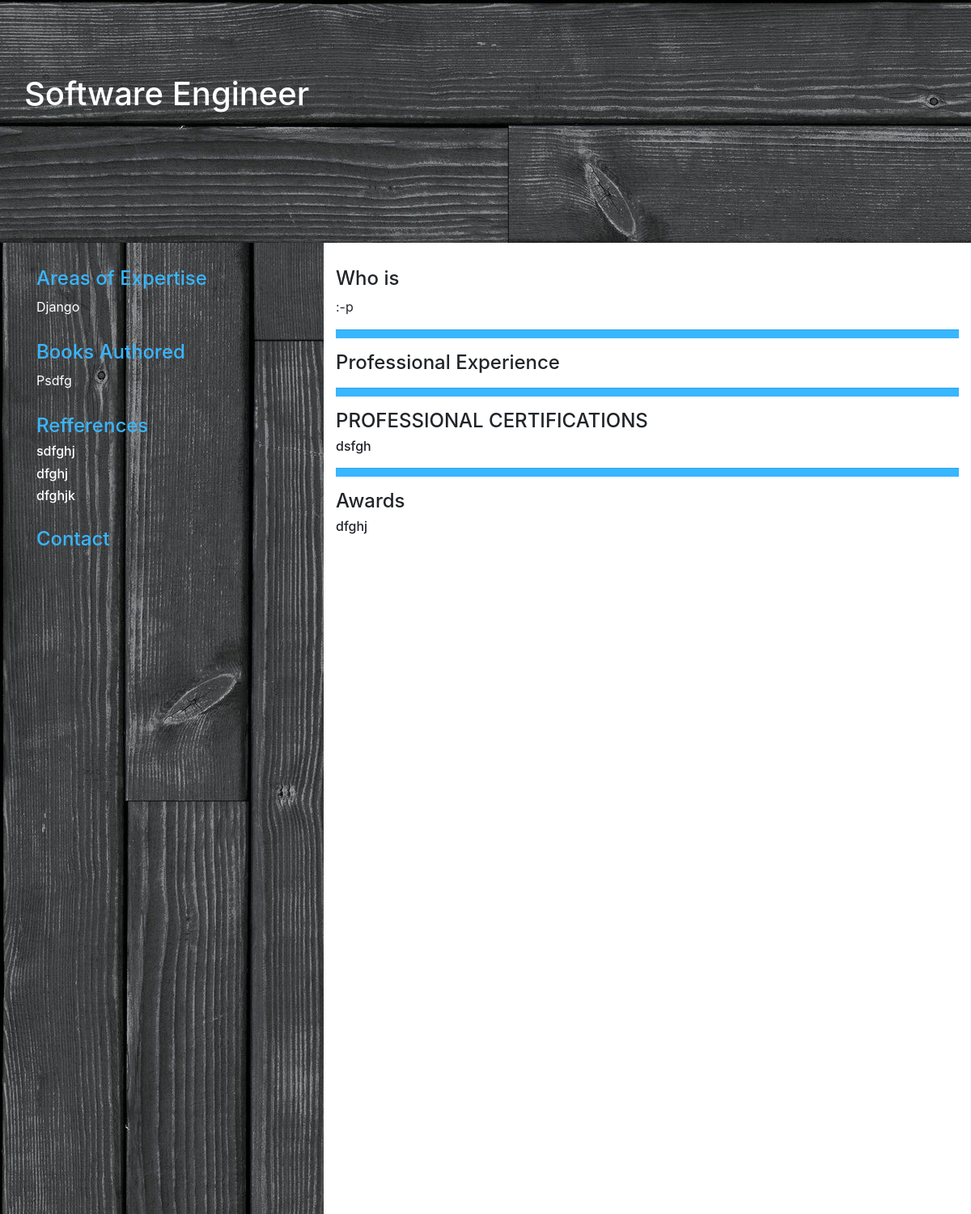
The page /dashboard/printblackcv/36 (signed in) on the database its author committed.
### dashboard/models.py (models this page shows)
class ProfileProfessioncv2(models.Model):
    procv2 = models.TextField(blank=True, max_length=300)

class ProfileAreaofexpertisecv2(models.Model):
    areaofexpertisecv2 = models.TextField(blank=True, max_length=300)

class ProfileBooksAuthoredcv2(models.Model):
    bookscv2 = models.TextField(blank=True, max_length=300)

class ProfileReferencescv2(models.Model):
    refcv2 = models.TextField(blank=True, max_length=300)
    orgcv2 = models.TextField(blank=True, max_length=300)
    emailcv2 = models.TextField(blank=True, max_length=300)

class ProfileIntroductioncv2(models.Model):
    introcv2 = models.TextField(blank=True, max_length=300)

class ProfileCertificatecv2(models.Model):
    certcv2 = models.TextField(blank=True, max_length=300)

class ProfileAwardscv2(models.Model):
    awcv2 = models.TextField(blank=True, max_length=300)

### dashboard/views.py (the view)
# urls.py: path('printblackcv/<id>', views.printcvblack, name='printblackcv'),
def printcvblack(request, id):
    uid = request.user.id
    detail = Profile.objects.filter(user=request.user).first()
    cv2 = CV2.objects.get(id=id, user=request.user)
    print(cv2)
    return render(request, 'dashboard/cvblack_afterprint.html', {'detail': detail, 'id': uid, 'cv': cv2})

### dashboard/templates/dashboard/cvblack_afterprint.html (shortened to what this page needs)
{% load static %}
<!DOCTYPE html>
	<html>
	<head>
		<link rel="stylesheet" href="https://stackpath.bootstrapcdn.com/bootstrap/4.4.1/css/bootstrap.min.css">
		<link rel="stylesheet" href="https://pro.fontawesome.com/releases/v5.10.0/css/all.css"/>
	</head>
	<body>
        <div class="container-fluid" style="height: 100%">
            <div class="row" style="background-color: black; color: white ; padding-top: 20px ; height: 300px ; background-image: url({% static 'woodhr.jpg' %})">
                <div style="margin-left: 30px; margin-bottom: 30px; margin-top: 40px">
                    <h1>{{ detail.name }}</h1> <br>
                    {% for pro in cv.professsioncv2.all %}
                        <h1>{{ pro.procv2 }}</h1>
                    {% endfor %}
                </div>
            </div>
            <div class="row">
                <div class="col-4" style="color: white; padding-top: 30px;min-height: 1200px; background-image: url({% static 'wood.jpg' %});">
                    <div style="margin-left: 30px; margin-bottom: 30px">
                        <h4 style="color:  #38b6ff"> Areas of Expertise </h4>
                        {% for aox in cv.area_of_expertisecv2.all %}
                            <p>{{ aox.areaofexpertisecv2 }}</p>
                        {% endfor %}
                    </div>
                    <div style="margin-left: 30px; margin-bottom: 30px">
                        <h4 style="color:  #38b6ff"> Books Authored </h4>
                        {% for boa in cv.books_authored.all %}
                            <p>{{ boa.bookscv2 }}</p>
                        {% endfor %}
                    </div>
                    <div style="margin-left: 30px; margin-bottom: 30px">
                        <h4 style="color:  #38b6ff"> Refferences </h4>
                        {% for ref in cv.referencescv2.all %}
                            <h6>{{ ref.refcv2 }}</h6>
                            <h6>{{ref.orgcv2 }}</h6>
                            <h6>{{ref.emailcv2 }}</h6>
                        {% endfor %}
                    </div>
                    <div style="margin-left: 30px; margin-bottom: 30px">
                        <h4 style="color:  #38b6ff"> Contact </h4>
                    </div>
                </div>
                <div class="col-8" style="padding-top: 30px">
                    <div>
                        <h4>Who is {{ detail.name }}</h4>
                        {% for intro in cv.introductioncv2.all %}
                            <p>{{ intro.introcv2 }}</p>
                        {% endfor %}
                    </div>
                    <hr  style="background-color: #38b6ff; height: 10px">
                    <div>
                        <h4>Professional Experience </h4>
                    </div>
                    <hr  style="background-color: #38b6ff; height: 10px">
                    <div>
                        <h4>PROFESSIONAL CERTIFICATIONS</h4>
                        {% for cer in cv.certificatecv2.all %}
                        <h6>{{ cer.certcv2 }} </h6>
                        {% endfor %}
                    </div>
                    <hr  style="background-color: #38b6ff; height: 10px">
                    <div>
                        <h4>Awards</h4>
                        {% for awd in cv.awardscv2.all %}
                        <h6>{{ awd.awcv2 }}</h6>
                        {% endfor %}
                    </div>
                </div>
            </div>
        </div>
</body>
</html>

### rows shown on the page
ProfileProfessioncv2: procv2 "Software Engineer"
ProfileAreaofexpertisecv2: areaofexpertisecv2 "Django"
ProfileBooksAuthoredcv2: bookscv2 "Psdfg"
ProfileReferencescv2: refcv2 "sdfghj", orgcv2 "dfghj", emailcv2 "dfghjk"
ProfileIntroductioncv2: introcv2 ":-p"
ProfileCertificatecv2: certcv2 "dsfgh"
ProfileAwardscv2: awcv2 "dfghj"
